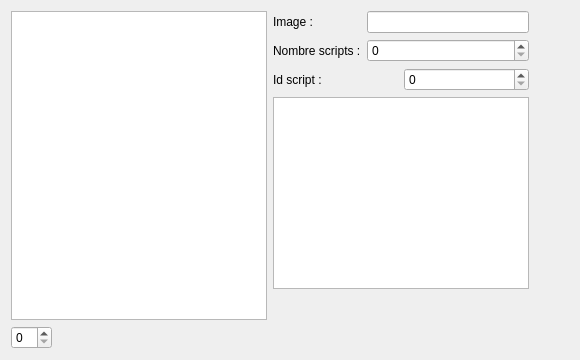
      <widget class="QWidget" name="tab_evenements">
       <attribute name="title">
        <string>Evénements</string>
       </attribute>
       <layout class="QHBoxLayout" name="horizontalLayout_10">
        <item>
         <layout class="QVBoxLayout" name="evenement_list_verticalLayout">
          <item>
           <widget class="QListWidget" name="evenement_listWidget"/>
          </item>
          <item>
           <layout class="QHBoxLayout" name="evenement_spinBox_horizontalLayout">
            <item>
             <widget class="QSpinBox" name="evenement_spinBox"/>
            </item>
            <item>
             <spacer name="evenement_spinBox_horizontalSpacer">
              <property name="orientation">
               <enum>Qt::Horizontal</enum>
              </property>
              <property name="sizeHint" stdset="0">
               <size>
                <width>40</width>
                <height>20</height>
               </size>
              </property>
             </spacer>
            </item>
           </layout>
          </item>
         </layout>
        </item>
        <item>
         <layout class="QVBoxLayout" name="evenement_verticalLayout">
          <item>
           <layout class="QGridLayout" name="evenement_gridLayout">
            <item row="1" column="0">
             <widget class="QLabel" name="evenement_nombre_label">
              <property name="text">
               <string>Nombre scripts :</string>
              </property>
             </widget>
            </item>
            <item row="0" column="1">
             <widget class="QLineEdit" name="evenement_image_lineEdit"/>
            </item>
            <item row="0" column="0">
             <widget class="QLabel" name="evenement_image_label">
              <property name="text">
               <string>Image :</string>
              </property>
             </widget>
            </item>
            <item row="1" column="1">
             <widget class="QSpinBox" name="evenement_nombre_spinBox"/>
            </item>
           </layout>
          </item>
          <item>
           <layout class="QHBoxLayout" name="evenement_script_horizontalLayout">
            <item>
             <widget class="QLabel" name="evenement_script_label">
              <property name="text">
               <string>Id script :</string>
              </property>
             </widget>
            </item>
            <item>
             <widget class="QSpinBox" name="evenement_script_spinBox"/>
            </item>
           </layout>
          </item>
          <item>
           <widget class="QListWidget" name="evenement_script_listWidget"/>
          </item>
          <item>
           <spacer name="evenement_verticalSpacer">
            <property name="orientation">
             <enum>Qt::Vertical</enum>
            </property>
            <property name="sizeHint" stdset="0">
             <size>
              <width>20</width>
              <height>40</height>
             </size>
            </property>
           </spacer>
          </item>
          <item>
           <widget class="QLabel" name="evenement_label">
            <property name="text">
             <string/>
            </property>
           </widget>
          </item>
         </layout>
        </item>
        <item>
         <spacer name="evenement_horizontalSpacer">
          <property name="orientation">
           <enum>Qt::Horizontal</enum>
          </property>
          <property name="sizeHint" stdset="0">
           <size>
            <width>40</width>
            <height>20</height>
           </size>
          </property>
         </spacer>
        </item>
       </layout>
      </widget>
